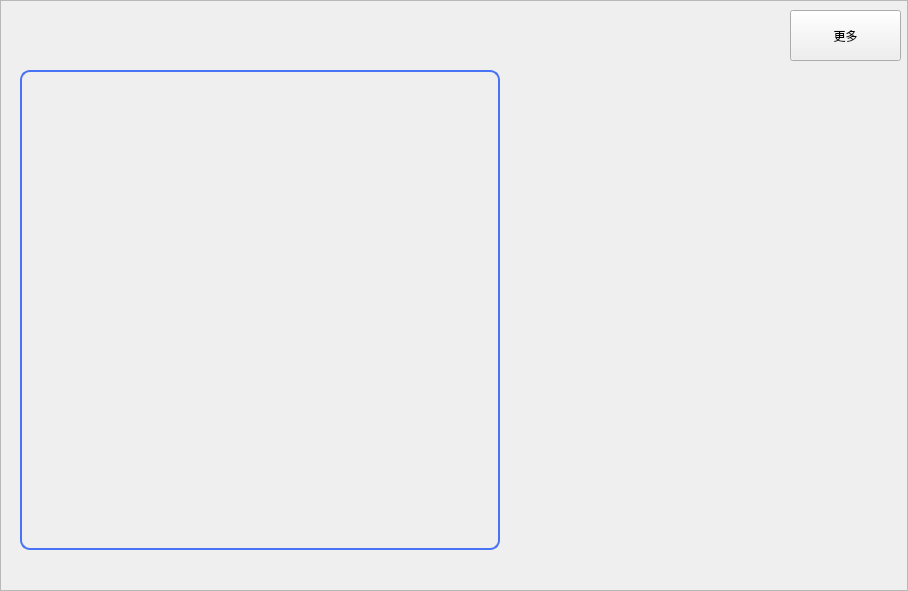
<?xml version="1.0" encoding="UTF-8"?>
<ui version="4.0">
 <class>Form</class>
 <widget class="QWidget" name="Form">
  <property name="geometry">
   <rect>
    <x>0</x>
    <y>0</y>
    <width>908</width>
    <height>591</height>
   </rect>
  </property>
  <property name="windowTitle">
   <string>Form</string>
  </property>
  <layout class="QHBoxLayout" name="horizontalLayout">
   <property name="spacing">
    <number>0</number>
   </property>
   <property name="leftMargin">
    <number>0</number>
   </property>
   <property name="topMargin">
    <number>0</number>
   </property>
   <property name="rightMargin">
    <number>0</number>
   </property>
   <property name="bottomMargin">
    <number>0</number>
   </property>
   <item>
    <widget class="QFrame" name="frame">
     <property name="styleSheet">
      <string notr="true">.QFrame#frame{border-image: url(:/img/home.png);}</string>
     </property>
     <property name="frameShape">
      <enum>QFrame::StyledPanel</enum>
     </property>
     <property name="frameShadow">
      <enum>QFrame::Raised</enum>
     </property>
     <widget class="QLabel" name="label">
      <property name="geometry">
       <rect>
        <x>20</x>
        <y>70</y>
        <width>480</width>
        <height>480</height>
       </rect>
      </property>
      <property name="styleSheet">
       <string notr="true">.QLabel{
border: 2px solid #4973f6;
border-radius:10px;
}</string>
      </property>
      <property name="text">
       <string/>
      </property>
     </widget>
     <widget class="QPushButton" name="cardBtn">
      <property name="geometry">
       <rect>
        <x>522</x>
        <y>327</y>
        <width>151</width>
        <height>51</height>
       </rect>
      </property>
      <property name="styleSheet">
       <string notr="true">font: 20 10pt &quot;阿里妈妈方圆体 VF Light&quot;;
color:#000000;
border:none;
background-color: rgba(255, 255, 255, 0);
</string>
      </property>
      <property name="text">
       <string/>
      </property>
     </widget>
     <widget class="QPushButton" name="enrollBtn">
      <property name="geometry">
       <rect>
        <x>710</x>
        <y>330</y>
        <width>151</width>
        <height>51</height>
       </rect>
      </property>
      <property name="styleSheet">
       <string notr="true">font: 20 10pt &quot;阿里妈妈方圆体 VF Light&quot;;
color:#000000;
border:none;
background-color: rgba(255, 255, 255, 0);
</string>
      </property>
      <property name="text">
       <string/>
      </property>
     </widget>
     <widget class="QPushButton" name="userManagerBtn">
      <property name="geometry">
       <rect>
        <x>790</x>
        <y>10</y>
        <width>111</width>
        <height>51</height>
       </rect>
      </property>
      <property name="styleSheet">
       <string notr="true">font: 63 12pt &quot;阿里妈妈方圆体 VF SemiBold&quot;;</string>
      </property>
      <property name="text">
       <string>更多</string>
      </property>
     </widget>
    </widget>
   </item>
  </layout>
 </widget>
 <resources>
  <include location="image.qrc"/>
 </resources>
 <connections/>
</ui>
